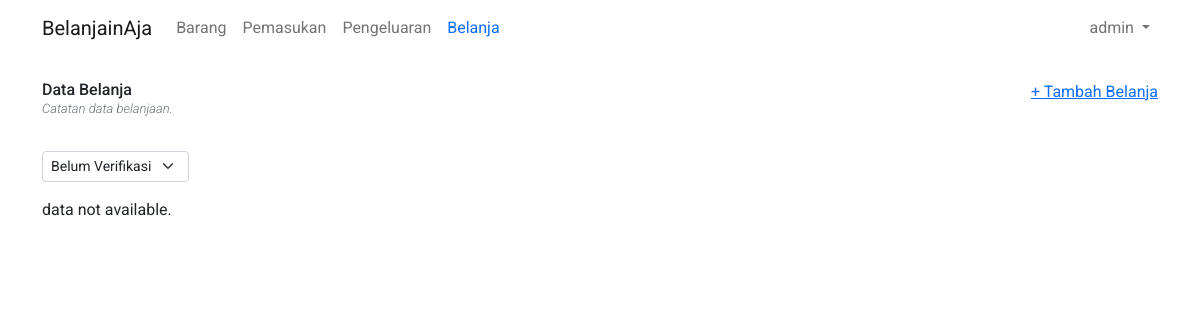
/belanjainaja/shop/ (signed in), run on an earlier commit of the app's database.
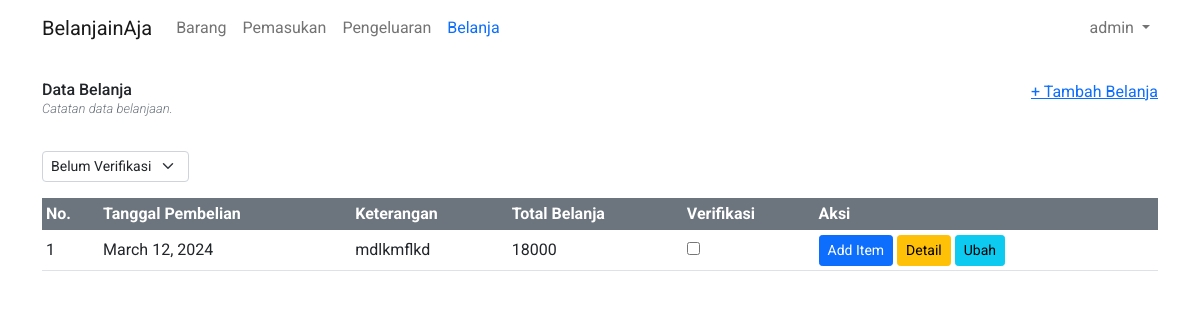
And on a later commit of the database.
### belanjainaja/models.py (models this page shows)
class Shopping(models.Model):
    purchase_date = models.DateField()
    description = models.CharField(max_length=500)
    total_price = models.BigIntegerField(default=0)
    is_verify = models.BooleanField(default=False)
    items = models.ManyToManyField(Item, through='ShoppingItem')

### belanjainaja/views/shop/__init__.py (the view, shortened to what this page needs)
# urls.py: path("", views.index, name="index"),
@login_required
def index(request):
    latest_shop_list = Shopping.objects.filter(is_verify=False)
    context = {
        "latest_shop_list": latest_shop_list
    }
    return render(request, "belanjainaja/shop/index.html", context=context)

### belanjainaja/templates/belanjainaja/shop/index.html (shortened to what this page needs)
{% extends "belanjainaja/base.html" %}
{% block content %}
<div class="mb-3">
  <div class="d-flex justify-content-between mb-3">
    <div>
      <h6 class="mb-0">Data Belanja</h6>
      <p class="text-secondary mt-0 fst-italic fw-light" style="font-size: 13px;">Catatan data belanjaan.</p>
    </div>
    <a href="{% url 'belanja:shop.create' %}">+ Tambah Belanja</a>
  </div>
  <div class="d-flex">
    <form>
      <select class="form-select form-select-sm" id="filterVerify">
        <option value="False">Belum Verifikasi</option>
      </select>
    </form>
  </div>
</div>
{% if not latest_shop_list %}
<p>data not available.</p>
{% else %}
<div class="table-responsive">
  <table class="table table-sm align-middle">
    <thead class="bg-secondary text-white">
      <tr>
        <th>No.</th>
        <th>Tanggal Pembelian</th>
        <th>Keterangan</th>
        <th>Total Belanja</th>
        <th>Verifikasi</th>
        <th>Aksi</th>
      </tr>
    </thead>
    <tbody class="table-group-divider">
      {% for shop in latest_shop_list %}
      <tr {% if shop.is_verify %} class="bg-light text-secondary" {% endif %}>
        <td scope="row">{{forloop.counter}}</td>
        <td>{{shop.purchase_date}}</td>
        <td>{{shop.description}}</td>
        <td>{{shop.total_price}}</td>
        <td>
          <form action="{% url 'belanja:shop.verify' shop.id %}" method="post" id="formShopVerify{{shop.id}}">
            <input type="checkbox" data-form-id="formShopVerify{{shop.id}}" onchange="verifyShop(this)"
            {% if shop.is_verify %} disabled checked {% endif %} />
          </form>
        </td>
        <td class="d-flex justify-center align-items-center">
          {% if not shop.is_verify %}
          <a href="{% url 'belanja:shop.add_item' shop.id %}" class="btn btn-sm btn-primary me-1">Add Item</a>
          <a href="{% url 'belanja:shop.detail' shop.id %}" class="btn btn-sm btn-warning me-1">Detail</a>
          <a href="{% url 'belanja:shop.update' shop.id %}" class="btn btn-sm btn-info me-1">Ubah</a>
          {% else %}
          <div class="fst-italic" style="font-size: 12px;">Note: Jika anda terlanjur memasukkan data
            barang<br />
            yang seharusnya tidak ada,<br />
            anda bisa mengembalikan saldo pada menu "Pemasukan"</div>
          {% endif %}
        </td>
      </tr>
      {% endfor %}
    </tbody>
  </table>
</div>
{% endif %}
{% endblock %}

What changed in the data, as far as the page shows it:
added Shopping: purchase_date "March 12, 2024", description "mdlkmflkd", total_price "18000", shows "Add Item"
Also different on the page:
text no longer shown: "data not available."
text now shown: "No. Tanggal Pembelian Keterangan Total Belanja Verifikasi Aksi"
